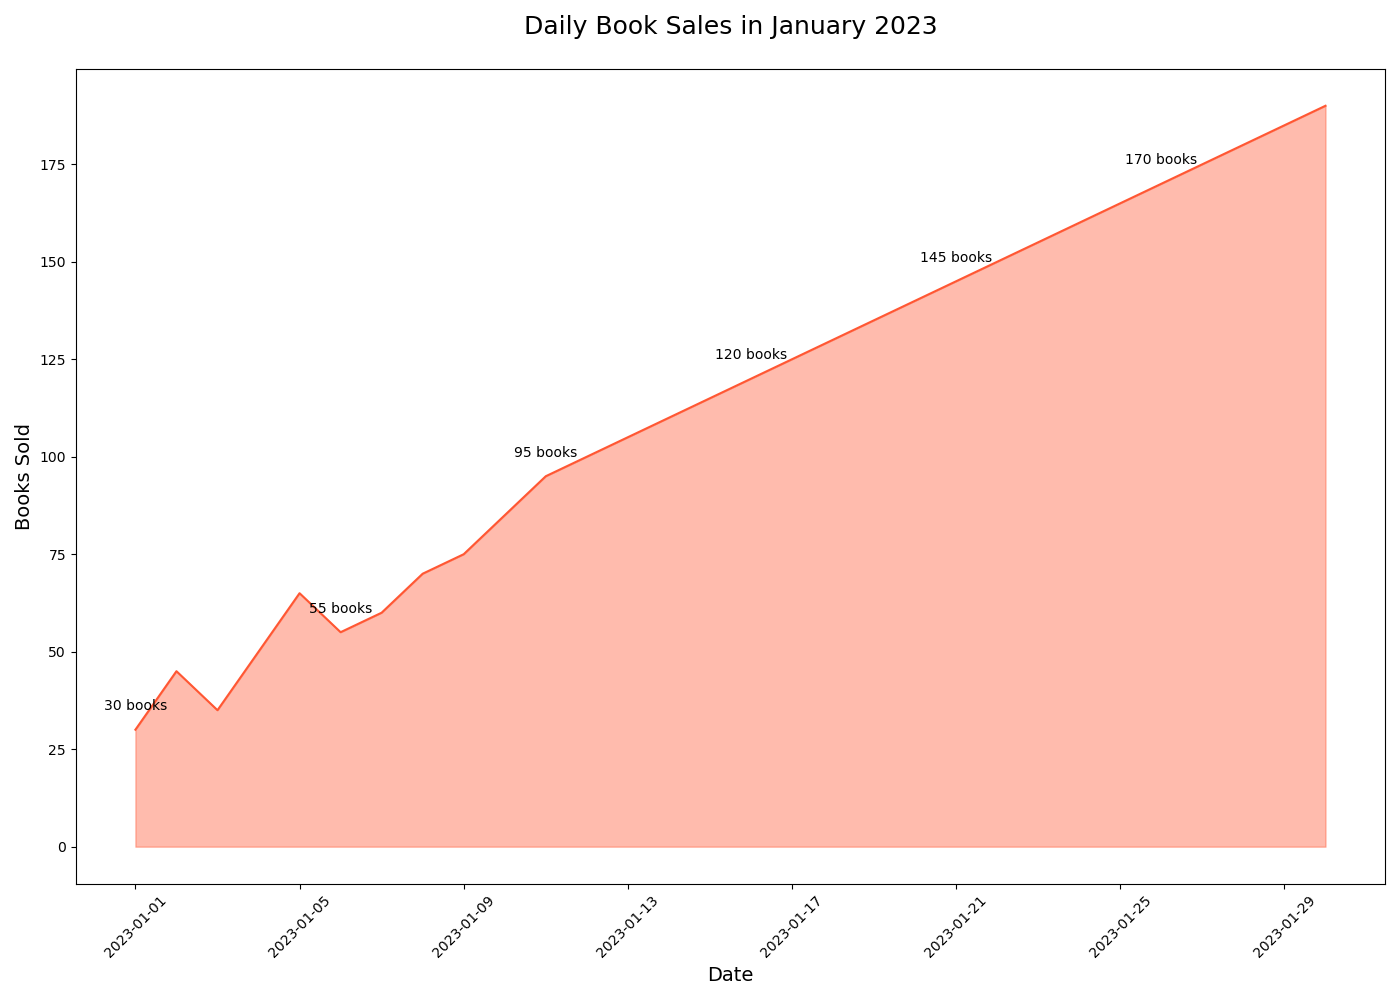

This figure's Python source:

import pandas as pd
import seaborn as sns
import matplotlib.pyplot as plt

data = {
    'Date': pd.date_range(start='2023-01-01', periods=30, freq='D'),
    'Books_Sold': [
        30, 45, 35, 50, 65, 55, 60, 70, 75, 85, 95, 100, 105, 110, 115,
        120, 125, 130, 135, 140, 145, 150, 155, 160, 165, 170, 175, 180, 185, 190
    ]
}

df = pd.DataFrame(data)

plt.figure(figsize=(14, 10))

sns.lineplot(data=df, x='Date', y='Books_Sold', color="#FF5733")
plt.fill_between(df.Date, df.Books_Sold, color="#FF5733", alpha=0.4)

for index, value in df.iterrows():
    if index % 5 == 0:
        plt.text(value['Date'], value['Books_Sold'] + 5, f"{value['Books_Sold']} books", ha='center')

plt.title('Daily Book Sales in January 2023', fontsize=18, pad=25)
plt.xlabel('Date', fontsize=14)
plt.ylabel('Books Sold', fontsize=14)
plt.xticks(rotation=45)

plt.tight_layout()
plt.show()
